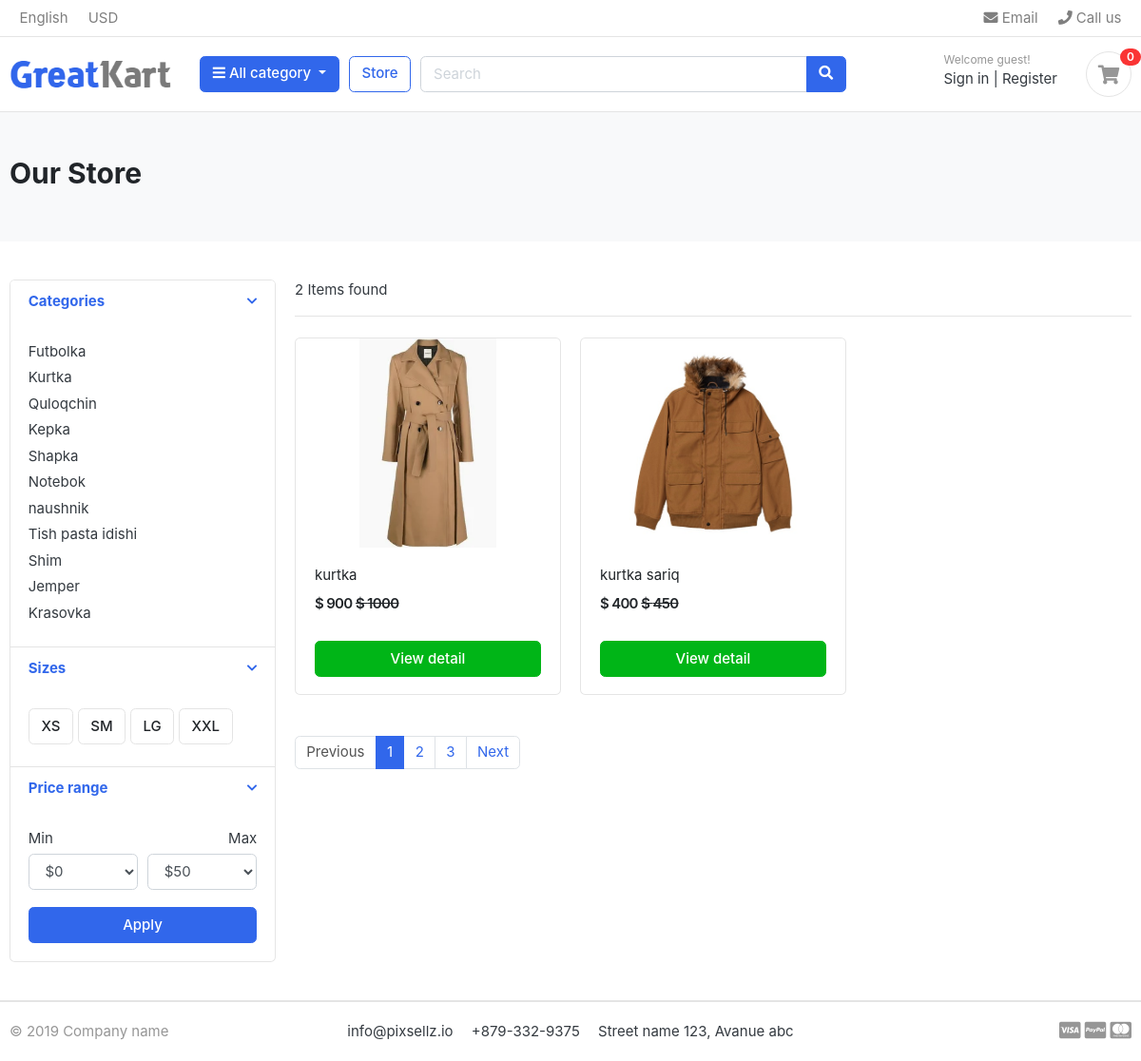
/store/kurtka/, run on the app's committed database.
### Category/models.py (models this page shows, shortened)
class Category(models.Model):
    name = models.CharField(max_length=20,unique=True)
    description = models.TextField(blank=True)
    image = models.ImageField(upload_to="photo/category",blank=True)
    slug = models.SlugField(max_length=20,unique=True)
    def manzil_olmoq(self):
        return reverse("category_slug", args=[self.slug])

### product_store/models.py (models this page shows, shortened)
class Product(models.Model):
    name = models.CharField(max_length=20)
    slug = models.SlugField(max_length=20,unique=True)
    descprition = models.TextField(max_length=500,blank=True)
    xozirgi_narx = models.IntegerField()
    oldingi_narx = models.IntegerField()
    image = models.ImageField(upload_to="photo/product")
    aksiya = models.IntegerField(default=100)
    mavjudmi = models.BooleanField(default=True)
    category = models.ForeignKey(Category,on_delete=models.CASCADE)
    yaratilgan_vaqt = models.DateTimeField(auto_now_add=True)
    ozgartirilgan_vaqti = models.DateTimeField(auto_now=True)

### product_store/views.py (the view)
# urls.py: path("",Malumot,name="store_panel"),
def Malumot(request, category_slug=None):
    if category_slug == None:
        products = Product.objects.filter(mavjudmi=True)
    else:
        categories = get_object_or_404(Category, slug=category_slug)
        products = Product.objects.filter(mavjudmi=True, category=categories)
    context = {
        "store_category":products,
    }
    return render(request,"store.html",context)

### Category/context_prosesor.py (called while the page is built)
def menu_links(request):
    maxsulot_tur = Category.objects.all()
    context = {
        "maxsulot_all": maxsulot_tur
    }
    return dict(context)

### card/context_prosesor.py (called while the page is built)
def counter(request):
    cart_count = 0
    if 'admin' in request.path:
        return {}
    else:
        try:
            cart = Cart.objects.get(session_id=_cart_id(request))
            cart_items = CartItem.objects.filter(cart=cart)
            for cart_item in cart_items:
                cart_count += cart_item.quantity
        except ObjectDoesNotExist:
            cart_count = 0
    return dict(cart_count = cart_count)

### card/views.py (called while the page is built)
def _cart_id(request):
    cart = request.session.session_key
    if not cart:
        cart = request.session.create()
    return cart

### template/store.html (shortened to what this page needs)
{% extends "base.html" %}
{% load static %}
{% block content%}
<section class="section-pagetop bg">
  <div class="container">
    <h2 class="title-page">Our Store</h2>
  </div>
</section>
<section class="section-content padding-y">
  <div class="container">
  <div class="row">
    <aside class="col-md-3">
  <div class="card">
    <article class="filter-group">
      <header class="card-header">
        <a href="#" data-toggle="collapse" data-target="#collapse_1" aria-expanded="true" class="">
          <i class="icon-control fa fa-chevron-down"></i>
          <h6 class="title">Categories</h6>
        </a>
      </header>
      <div class="filter-content collapse show" id="collapse_1" >
        <div class="card-body">
          <ul class="list-menu">
            {% for durbek in maxsulot_all %}
            <li><a href="{{durbek.manzil_olmoq}}">{{durbek.name}}</a></li>
            {% endfor %}
          </ul>
        </div>
      </div>
    </article>
    <article class="filter-group">
      <header class="card-header">
        <a href="#" data-toggle="collapse" data-target="#collapse_4" aria-expanded="true" class="">
          <i class="icon-control fa fa-chevron-down"></i>
          <h6 class="title">Sizes </h6>
        </a>
      </header>
      <div class="filter-content collapse show" id="collapse_4" >
        <div class="card-body">
        <label class="checkbox-btn">
          <span class="btn btn-light"> XS </span>
        </label>
        <label class="checkbox-btn">
          <span class="btn btn-light"> SM </span>
        </label>
        <label class="checkbox-btn">
          <span class="btn btn-light"> LG </span>
        </label>
<label class="checkbox-btn">
          <span class="btn btn-light"> XXL </span>
        </label>
      </div>
      </div>
    </article>
    <article class="filter-group">
      <header class="card-header">
        <a href="#" data-toggle="collapse" data-target="#collapse_3" aria-expanded="true" class="">
          <i class="icon-control fa fa-chevron-down"></i>
          <h6 class="title">Price range </h6>
        </a>
      </header>
      <div class="filter-content collapse show" id="collapse_3">
        <div class="card-body">
          <div class="form-row">
          <div class="form-group col-md-6">
          <label>Min</label>
            <select class="mr-2 form-control">
              <option value="0">$0</option>
            </select>
          </div>
          <div class="form-group text-right col-md-6">
          <label>Max</label>
            <select class="mr-2 form-control">
              <option value="50">$50</option>
            </select>
          </div>
          </div>
          <button class="btn btn-block btn-primary">Apply</button>
        </div>
      </div>
    </article>
  </div>
    </aside>
    <main class="col-md-9">
  <header class="border-bottom mb-4 pb-3">
      <div class="form-inline">
        <span class="mr-md-auto">{{store_category.count}} Items found </span>
      </div>
  </header>
    <div class="row">
        {% for store_index in  store_category %}
        <div class="col-md-4">
            <figure class="card card-product-grid">
                <div class="img-wrap">
                  <img src="{{store_index.image.url}}">
                </div>
                <figcaption class="info-wrap">
                    <div class="fix-height">
                        <a href="./product-detail.html" class="title">{{store_index.name}}</a>
                        <div class="price-wrap mt-2">
                        <span class="price">$ {{store_index.xozirgi_narx}}</span>
                        <span class="price"><s>$ {{store_index.oldingi_narx}}</s></span>
                        </div>
                    </div>
                    <a href="{% url 'detail_name' store_index.id %}" class="btn btn-block btn-success">View detail</a>
                </figcaption>
            </figure>
        </div>
        {% endfor %}
     </div>
  <nav class="mt-4" aria-label="Page navigation sample">
  <ul class="pagination">
    <li class="page-item disabled"><a class="page-link" href="#">Previous</a></li>
    <li class="page-item active"><a class="page-link" href="#">1</a></li>
    <li class="page-item"><a class="page-link" href="#">2</a></li>
    <li class="page-item"><a class="page-link" href="#">3</a></li>
    <li class="page-item"><a class="page-link" href="#">Next</a></li>
  </ul>
  </nav>
    </main>
  </div>
  </div>
</section>
    {% endblock content %}

### static/css/ui.css (style rules this page uses)
html { font-family: "Inter", sans-serif; font-size: 15px; }
.img-wrap { text-align: center; display: block; }
.img-wrap img { max-width: 100%; }
.price-wrap { letter-spacing: -0.7px; }
.padding-y { padding-top: 40px; padding-bottom: 40px; }
figure { margin-bottom: 0; }
article:after, .form-group:after { display: block; clear: both; content: ""; }
.bg { background-color: #f8f9fa; }
.title-page { color: #212529; }
.btn-light { background-color: #fff; border-color: #e4e4e4; }
[class*=list-] li:after { visibility: hidden; display: block; content: ""; overflow: hidden; height: 0; clear: both; }
.list-menu { list-style: none; margin: 0; padding-left: 0; }
.list-menu li { margin-bottom: 5px; }
.list-menu a { color: #343a40; }
[class*=card-product] a.title { color: #212529; display: block; }
[class*=card-product] .img-wrap { overflow: hidden; position: relative; }
[class*=card-product] .img-wrap img { height: 100%; max-width: 100%; width: auto; display: inline-block; -o-object-fit: cover; object-fit: cover; }
.card-product-grid { margin-bottom: 20px; }
.card-product-grid .img-wrap { border-radius: 0.2rem 0.2rem 0 0; height: 220px; }
.card-product-grid .info-wrap { overflow: hidden; padding: 18px 20px; }
.card-product-grid .fix-height { height: 80px; overflow: hidden; }
.card .img-wrap { overflow: hidden; }
.price { font-weight: 600; color: #212529; }
.icon-control { margin-top: 5px; float: right; font-size: 80%; }
.card-header .title { margin-bottom: 0; line-height: 1.5; }
.filter-group { border-bottom: 1px solid #e4e4e4; }
.filter-group .card-header { border-bottom: 0; }
.filter-group:last-child { border-bottom: 0; }
.checkbox-btn { position: relative; }
.section-pagetop { padding: 45px 0; }

### data on the page
Category: name "Futbolka"
Category: name "Kurtka"
Category: name "Quloqchin"
Category: name "Kepka"
Category: name "Shapka"
Category: name "Notebok"
Category: name "naushnik"
Category: name "Tish pasta idishi"
Category: name "Shim"
Category: name "Jemper"
Category: name "Krasovka"
Product: image (picture), name "kurtka", xozirgi_narx "900", oldingi_narx "1000"
Product: image (picture), name "kurtka sariq", xozirgi_narx "400", oldingi_narx "450"

### other printed values
{{ cart_count }} "0"
{{ store_category.count }} "2"
